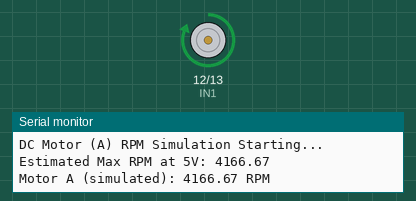
The sketch below on a simulated Arduino Uno, built with avr-gcc and run on an emulated ATmega328P. Parts: motor-driver pin pairs drawn as motors (green arrow = first pin HIGH = forward, orange = second pin HIGH = backward, longer = more drive, scaled by the enable pin), the last lines printed to the serial monitor.

Above: at 1.0 s.
At 2.5 s:
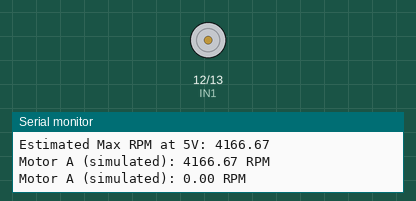
At 4.0 s:
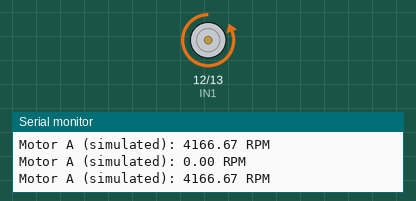
Timing chart, 0 to 7.8 s (numbered marks = the images above):
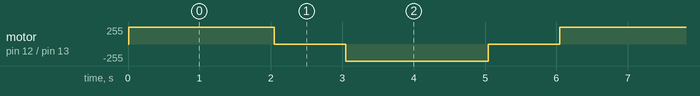

The sketch:

L4_W5.ino
```cpp
// --- Motor A pins ---
int IN1 = 12;
int IN2 = 13;
int ENA = 10;

// --- Simulated RPM settings ---
const float maxRPM_12V = 10000.0;  // Motor rated speed at 12V
const float supplyVoltage = 5.0;   // Laptop USB output voltage
const float ratedVoltage  = 12.0;
float maxRPM = (supplyVoltage / ratedVoltage) * maxRPM_12V; // Scaled for 5V

void setup() {
  pinMode(IN1, OUTPUT);
  pinMode(IN2, OUTPUT);
  pinMode(ENA, OUTPUT);

  Serial.begin(9600);
  Serial.println("DC Motor (A) RPM Simulation Starting...");
  Serial.print("Estimated Max RPM at 5V: ");
  Serial.println(maxRPM);
}

void loop() {
  // === Forward motion ===
  digitalWrite(IN1, HIGH);
  digitalWrite(IN2, LOW);
  analogWrite(ENA, 255); // full power
  printSimulatedRPM(255);
  delay(2000);

  // === Stop ===
  analogWrite(ENA, 0);
  printSimulatedRPM(0);
  delay(1000);

  // === Reverse motion ===
  digitalWrite(IN1, LOW);
  digitalWrite(IN2, HIGH);
  analogWrite(ENA, 255);
  printSimulatedRPM(255);
  delay(2000);

  // === Stop again ===
  analogWrite(ENA, 0);
  printSimulatedRPM(0);
  delay(1000);
}

void printSimulatedRPM(int pwmVal) {
  float rpm = (pwmVal / 255.0) * maxRPM;

  Serial.print("Motor A (simulated): ");
  Serial.print(rpm);
  Serial.println(" RPM");
}
```

Measured:
- by itself, motor on pin 12 (IN1) / pin 13 (IN2): repeats every 6.0 s: stopped 1.0 s, backward 255/255 2.0 s, stopped 1.0 s, forward 255/255 2.0 s
